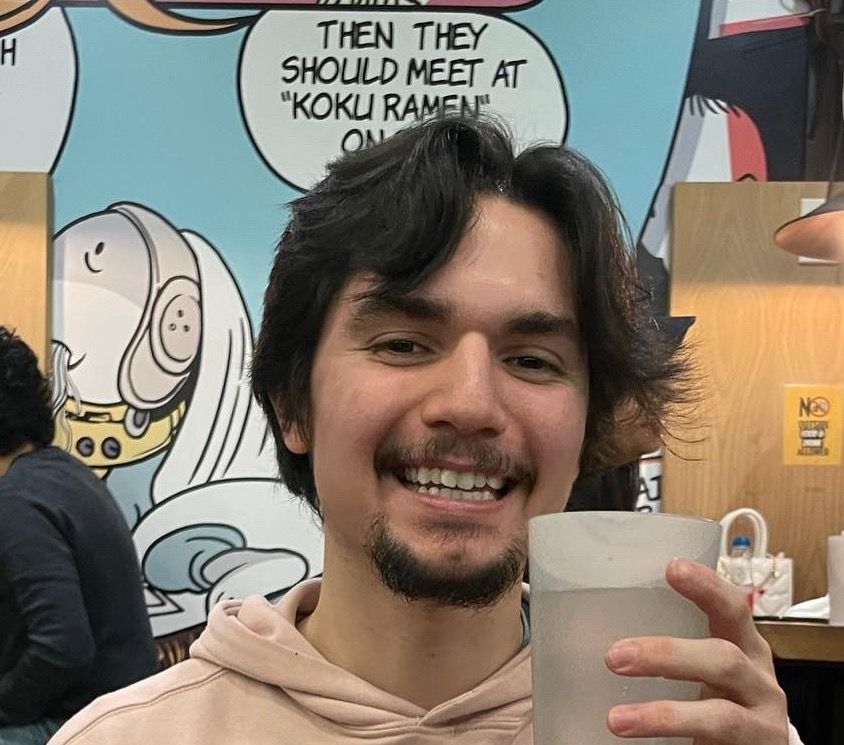
#> input picture notebooks/input_img.jpg, 844 x 745 px, given in place of 0_1_001_00504.jpg, which was not available; the run also reads 1 picture not shown here
$ jupyter execute --allow-errors image_augmentation.ipynb   (text cells are left out)
#> lines starting #> are read from the running program, lines starting #| are printed output that depends on the picture; after the words box and inside, x2 and y2 are one past the last pixel; in counts of white or black regions, pixels touching at a corner belong together; pictures that were not available may be replaced by others from this repository, and a replacement may not be noted
[cell 1]
import cv2
import numpy as np
# import pandas as pd
import os
import pickle
from sklearn.model_selection import train_test_split
from matplotlib import pyplot as plt
from sklearn.metrics import accuracy_score
from PIL import Image

from builtins import input
import cv2 as cv
import numpy as np
import os

[cell 2]
input = "/home/huyentn2/huyen/project/new_folder/cv_proj/DualStyleGAN/data_preparation/cartoon_images/0_1_001_00504.jpg"

img_name = input.split("/")[-1]

output_dir = "/home/huyentn2/huyen/project/new_folder/cv_proj/DualStyleGAN/data_preparation/cartoon_images_augment/"+ img_name.split(".")[0] +"/"


if not os.path.exists(output_dir):
    os.makedirs(output_dir)

[cell 3]
image = Image.open(input)
#> image is the input picture: PIL image 844x745 RGB; mean R, G, B 134, 124.2, 111.7
sigma = [0.5, 1, 2,3,5]

#> (the rest of this cell did not finish here and is left out)

[cell 4]
from PIL import Image, ImageEnhance

#read the image
im = Image.open(input)

#image brightness enhancer
enhancer = ImageEnhance.Brightness(im)

factors = [0.5,1.5, 2, 3]
for factor in factors:
    # factor = 0.5 #darkens the image
    im_output = enhancer.enhance(factor)
    im_output.save(output_dir + "delight_" + str(factor) +"_"+ img_name)
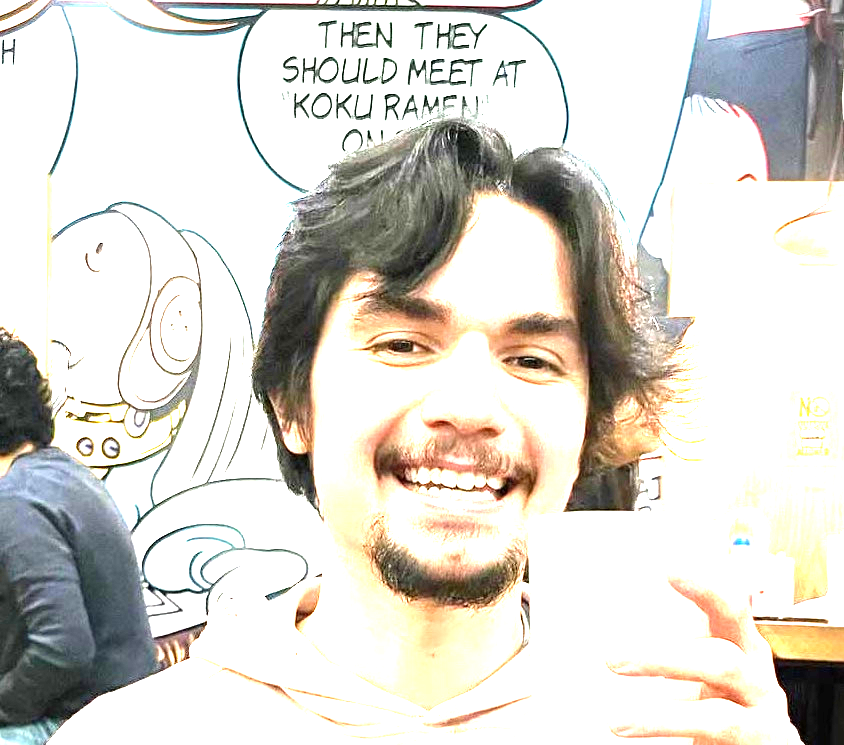
#> im_output: PIL image 844x745 RGB; mean R, G, B 218.4, 215.2, 208.5

# factor = 1.5 #brightens the image
# im_output = enhancer.enhance(factor)
# im_output.save(output_dir + "delight_" + str(factor) +"_"+ img_name)

[cell 5]
from PIL import Image
from random import randrange

img = Image.open(input)
x, y = img.size
#> x = 844; y = 745

matrix = 256
sample = 10
sample_list = []

for i in range(sample):
    x1 = randrange(0, x//2)
    y1 = randrange(y//4, y//2)
    sample_list.append(img.crop((x1, y1, x1 + matrix, y1 + matrix)))

    crop = img.crop((x1, y1, x1 + matrix, y1 + matrix)).resize((512,512))
    # im = Image.fromarray(crop)
    crop.save(output_dir + "randcrop_" + str(i) +"_"+ img_name)
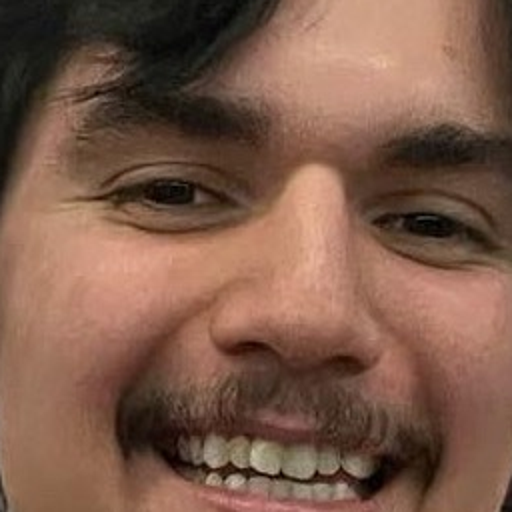
#> crop: PIL image 512x512 RGB; mean R, G, B 125, 90.7, 73.7
#> after the loop, sample_list = 10 items

[cell 6]
import cv2
import numpy as np

def rotateImage(image, angle):
    center=tuple(np.array(image.shape[0:2])/2)
    rot_mat = cv2.getRotationMatrix2D(center,angle,1.0)
    return cv2.warpAffine(image, rot_mat, image.shape[0:2],flags=cv2.INTER_LINEAR)


img = np.asarray(Image.open(input))
angles = [45, 90, 135, 180]
for angle in angles:
    new_image = rotateImage(img, angle)
    new_image = Image.fromarray(new_image)
    new_image.save(output_dir + "rot_" + str(angle) +"_"+ img_name)
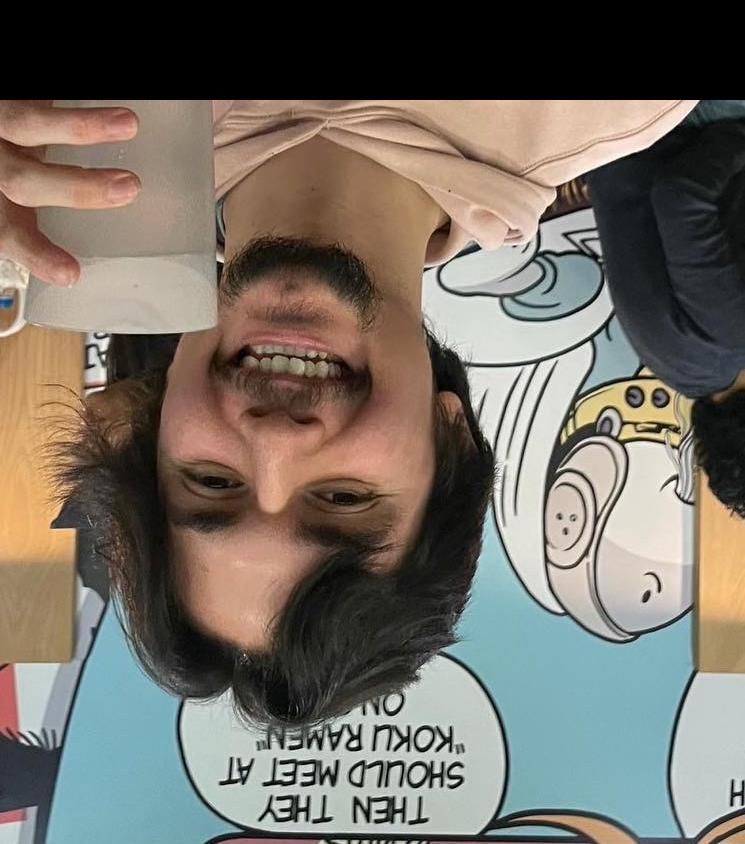
#> new_image: PIL image 745x844 RGB; mean R, G, B 117, 110.6, 101.4


new_image = np.flip(img, axis=1)
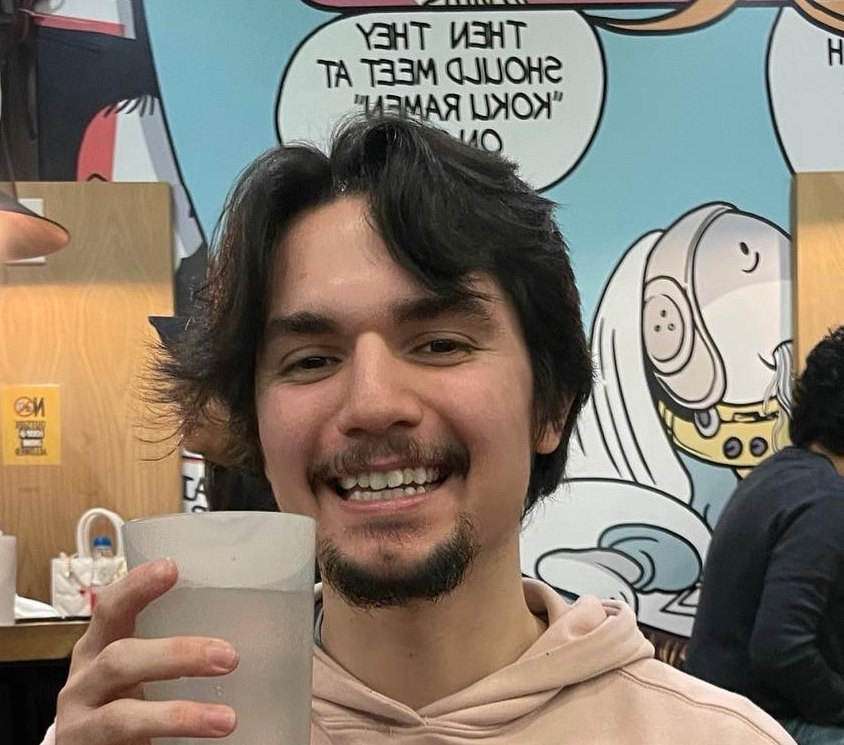
#> new_image: shape (745, 844, 3); mean R, G, B 134, 124.2, 111.7
new_image = Image.fromarray(new_image)
new_image.save(output_dir + "flip_" + img_name)

[cell 7]
import cv2
import numpy as np
from pylab import *
from random import randrange

# input = "/home/huyentn2/huyen/project/new_folder/cv_proj/DualStyleGAN/data_preparation/cartoon_images/0_1_006_05064.jpg"

img = cv2.imread(input)
img = cv2.cvtColor(img, cv2.COLOR_BGR2RGB)  # cv2 defaul color code is BGR
h,w,c = img.shape # (768, 1024, 3)
#> h = 745; w = 844; c = 3

noise = np.random.randint(0,50,(h, w)) # design jitter/noise here
zitter = np.zeros_like(img)
zitter[:,:,1] = noise
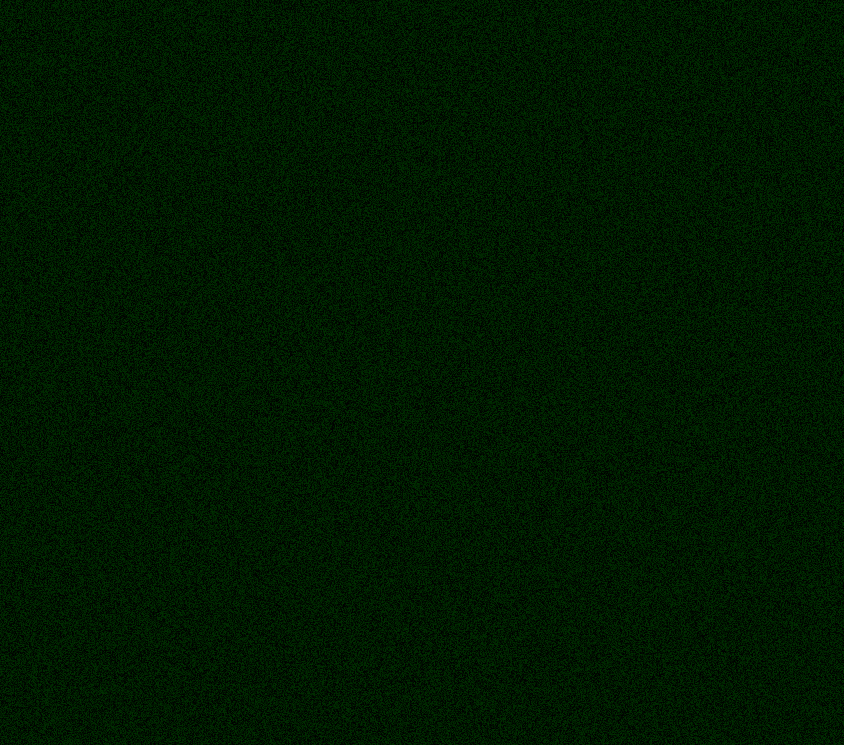
#> zitter: shape (745, 844, 3); mean of channels 0, 1, 2 0, 24.5, 0; drawn as B, G, R

noise_added = cv2.add(img, zitter)
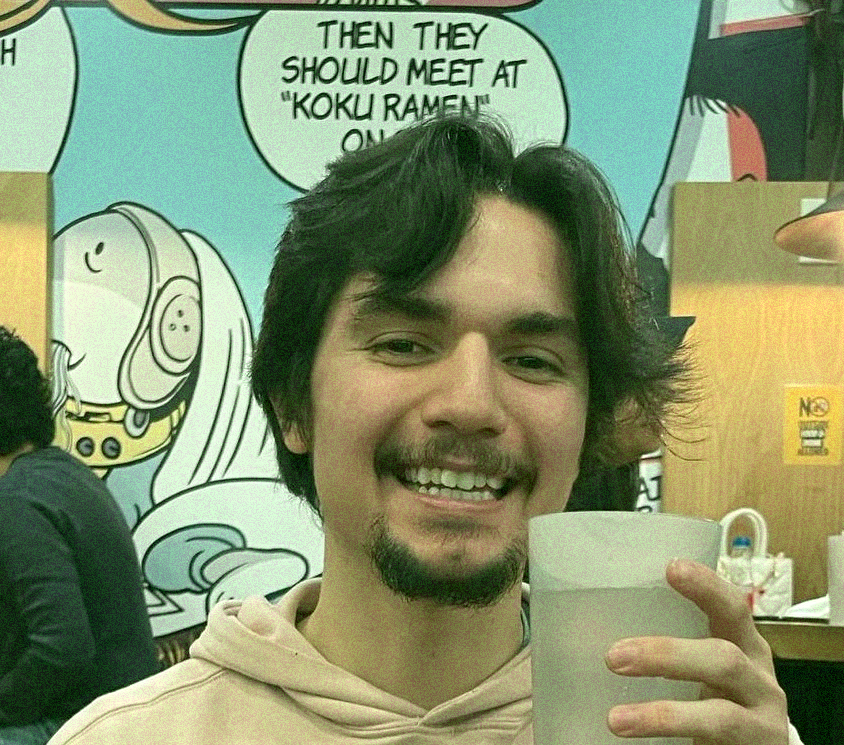
#> noise_added: shape (745, 844, 3); mean R, G, B 134, 148.5, 111.7

x1 = randrange(0, h//2)
#> x1 = 272
y1 = randrange(0, w//2)
#> y1 = 361
z1 = randrange(h//4, h)
#> z1 = 336

combined = img
combined[x1: (x1+z1),y1:(y1+z1),:] = noise_added[x1: (x1+z1),y1:(y1+z1),:]
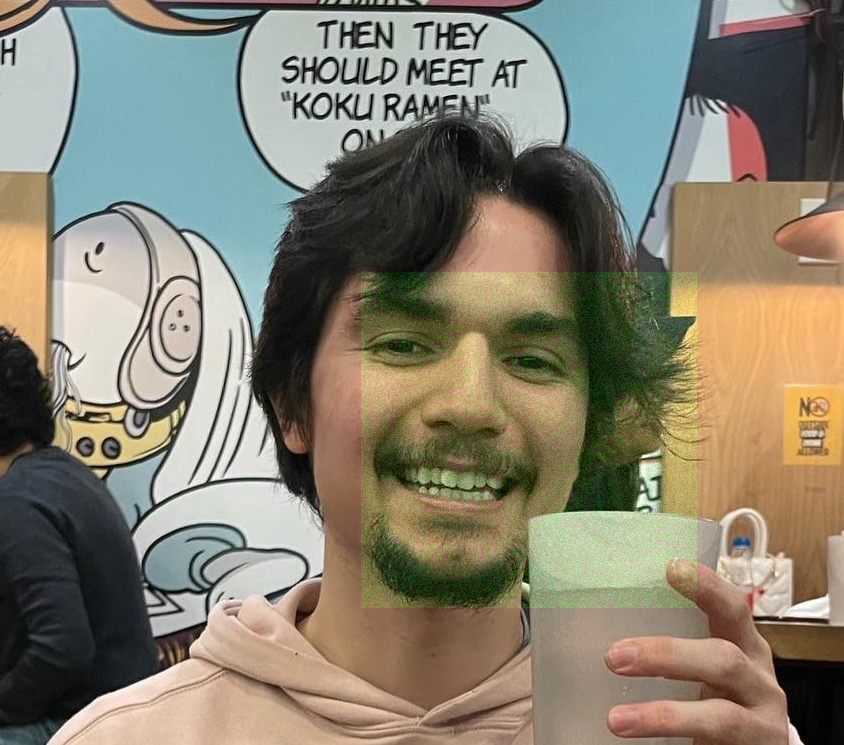
#> combined: shape (745, 844, 3); 17.6% of pixels changed, all inside (x1, y1, x2, y2) = (361, 272, 697, 608)
combined = Image.fromarray(combined)
combined.save(output_dir + "jitter_" + img_name)

[cell 8]
plt.show(Image.open(input))

[cell 9]
import numpy as np
import matplotlib.pyplot as plt
from PIL import Image

input = "/home/huyentn2/huyen/project/new_folder/cv_proj/DualStyleGAN/data_preparation/cartoon_images/"
files = ["0_1_006_05064.jpg", "0_1_005_04896.jpg", "0_1_003_04128.jpg", "0_1_001_00504.jpg",
         "12_1_016_20640.jpg", "12_1_021_26712.jpg", "13_1_011_09408.jpg", "14_1_024_24288.jpg"]

#> (the rest of this cell did not finish here and is left out)

[cell 10]
import numpy as np
import matplotlib.pyplot as plt
from PIL import Image


imgs = []
#> imgs = []
input_dir = "/home/huyentn2/huyen/project/new_folder/cv_proj/DualStyleGAN/data/ori_cartoon_images/"
for file in os.listdir(input_dir):
    if 'jpg' in file:
        imgs.append(np.asarray(Image.open(input_dir + file)))

imgs = np.array(imgs)

# input = "/home/huyentn2/huyen/project/new_folder/cv_proj/DualStyleGAN/data_preparation/cartoon_images_augment/0_1_003_04128/"
# files = ["blur_0.5_0_1_003_04128.jpg", "blur_2_0_1_003_04128.jpg", "delight_0.5_0_1_003_04128.jpg", "delight_1.5_0_1_003_04128.jpg"]

# inp = [Image.open(input+ file)  for file in files]


img1 = np.asarray(Image.open("/home/huyentn2/huyen/project/new_folder/cv_proj/DualStyleGAN/data_preparation/cartoon_images_augment/0_1_001_00504/delight_0.5_0_1_001_00504.jpg"))

img2 = np.asarray(Image.open("/home/huyentn2/huyen/project/new_folder/cv_proj/DualStyleGAN/data_preparation/cartoon_images_augment/0_1_001_00504/delight_3_0_1_001_00504.jpg"))

inpn= [np.mean(imgs, axis=0), img1, img2]


# inp1 = "0_1_006_05064.jpg"
# img1 = Image.open(input+ inp1)
# inp.append(img1)

labels = ["a)", "b)", "c)"]

w = 25
h = 25
fig = plt.figure(figsize=(15, 10))
columns = 1
rows = 3
for i in range(1, columns*rows +1):
    # img = np.random.randint(10, size=(h,w))
    ax = fig.add_subplot(rows, columns, i)
    # ax.title.set_text('First Plot')
    ax.set_xlabel(labels[i-1])
    # plt.axis('off')
    # plt.imshow(inp[i-1])
    plt.hist((inpn[i-1]).ravel(),256,[0,256])

plt.show()
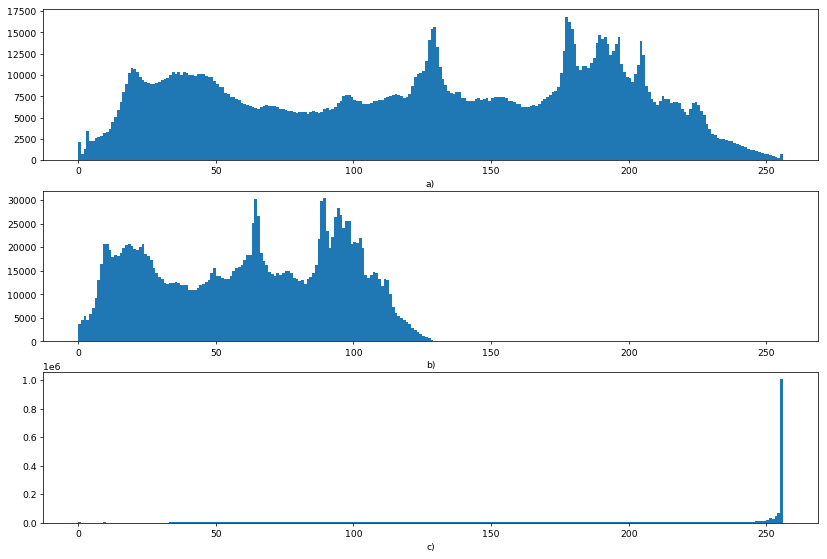
#> figure drawn by matplotlib, 3 panels; panel 1: tallest bar 16867 high, from x = 177 to 178; panel 2: tallest bar 30518 high, from x = 89 to 90; panel 3: tallest bar 1007762 high, from x = 255 to 256
fig.savefig("/home/huyentn2/huyen/project/new_folder/cv_proj/DualStyleGAN/data_preparation/report/sample3.png", bbox_inches='tight')
